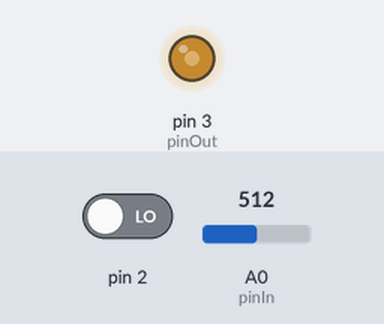
Bench run of a sketch on a simulated Arduino Uno, built with avr-gcc and run on an emulated ATmega328P. On the bench: output pins drawn as LEDs (lit = HIGH). The inputs (shaded band) are chosen by the test bench; at power-on: A0 (pinIn) = 512, pin 2 LOW. What the sketch prints to the serial monitor is not drawn.

Above: at 1.2 s.
1.3 s: A0 (pinIn) set to 716
At 1.7 s:
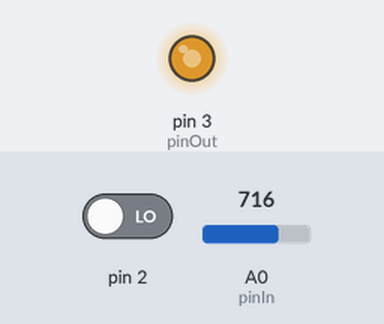
2.8 s: A0 (pinIn) set to 900
At 4.0 s:
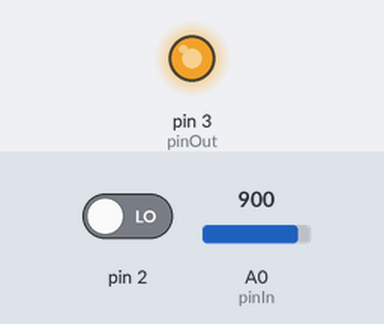
4.3 s: A0 (pinIn) set to 122
At 5.1 s:
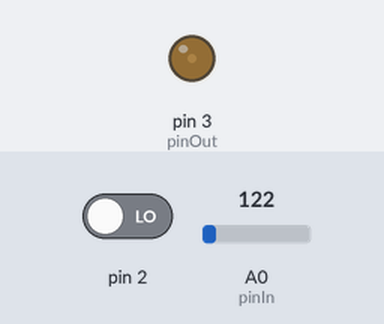
5.8 s: A0 (pinIn) set to 0
At 6.2 s:
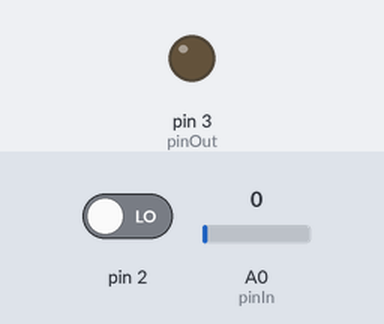
7.3 s: A0 (pinIn) set to 511
At 8.5 s:
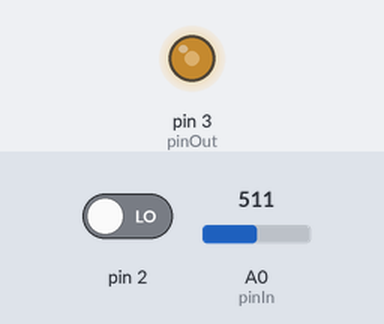
Timing chart, 0 to 9.8 s (numbered marks = the images above; inputs shaded):
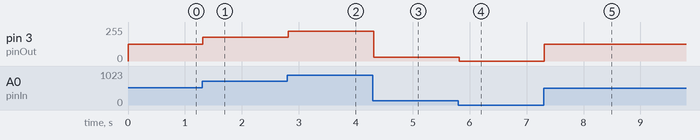

Measured:
- after the input at 1.3 s, pin 3 (pinOut): 127/255 → 178/255 at once
- after the input at 2.8 s, pin 3 (pinOut): 178/255 → 224/255 at once
- after the input at 4.3 s, pin 3 (pinOut): 224/255 → 30/255 at once
- after the input at 5.8 s, pin 3 (pinOut): 30/255 → 0/255 at once
- after the input at 7.3 s, pin 3 (pinOut): 0/255 → 127/255 at once

The sketch:

ControlDCMotor.ino
```cpp
/*
  Variar a velocidade de um motor DC
  Entrada: A0  - controlada por um pot
  Saída:   3   - ligado o motor e um led

*/
#define pinIn A0
#define pinOut 3
#define encoderA 2

volatile long count = 0;

void setup() {
    Serial.begin(115600);
    pinMode(pinOut, OUTPUT);

    attachInterrupt(0, ReadEncoderA, CHANGE);

}

void loop() {
  // variar a velocidade do motor ;
  analogWrite(pinOut, map(analogRead(pinIn),0,1023,0,255));

  Serial.println(count, DEC);
  delay(20);

}

void ReadEncoderA()  {
  count++;
}
```
